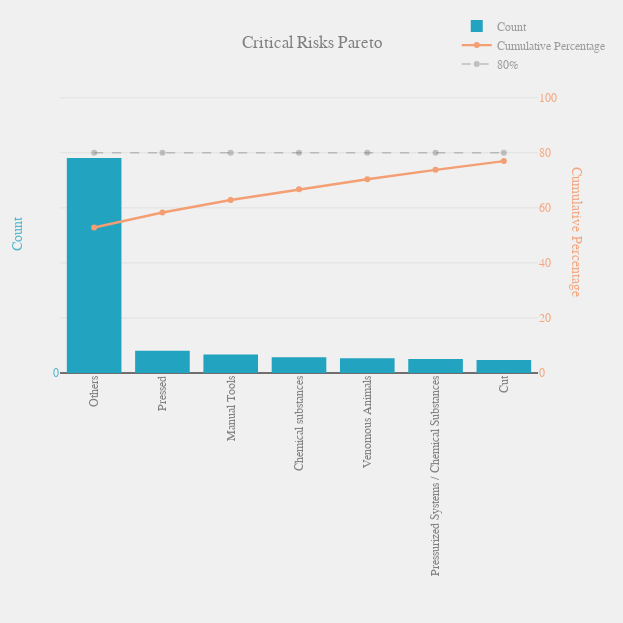

This figure's notebook cell:
### Code cell
trace1 = Bar(
    x=paretodf.index[0:7],
    y=paretodf.total[0:7],
    name='Count',
    marker=dict(
        color='rgb(34,163,192)'
               )
)
trace2 = Scatter(
    x=paretodf.index[0:7],
    y=paretodf.cumulative_perc[0:7],
    name='Cumulative Percentage',
    yaxis='y2',
    line=dict(
        color='rgb(243,158,115)',
        width=2.4
       )
)
trace3 = Scatter(
    x=paretodf.index[0:7],
    y=paretodf.demarcation[0:7],
    name='80%',
    yaxis='y2',
    line=dict(
        color='rgba(128,128,128,.45)',
        dash = 'dash',
        width=1.5
       )
)
dataplot = [trace1, trace2,trace3]
layout = Layout(
    title='Critical Risks Pareto',
    titlefont=dict(
        color='',
        family='',
        size=0
    ),
    font=Font(
        color='rgb(128,128,128)',
        family='Balto, sans-serif',
        size=12
    ),
    width=623,
    height=623,
    paper_bgcolor='rgb(240, 240, 240)',
    plot_bgcolor='rgb(240, 240, 240)',
    hovermode='compare',
    margin=dict(b=250,l=60,r=60,t=65),
    showlegend=True,
       legend=dict(
          x=.83,
          y=1.3,
          font=dict(
            family='Balto, sans-serif',
            size=12,
            color='rgba(128,128,128,.75)'
        ),
    ),
    annotations=[ dict(
                  text="Cumulative Percentage",
                  showarrow=False,
                  xref="paper", yref="paper",
                  textangle=90,
                  x=1.100, y=.75,
                  font=dict(
                  family='Balto, sans-serif',
                  size=14,
                  color='rgba(243,158,115,.9)'
            ),)],
    xaxis=dict(
      tickangle=-90
    ),
    yaxis=dict(
        title='Count',
        range=[0,300],
      tickfont=dict(
            color='rgba(34,163,192,.75)'
        ),
      tickvals = [0,6000,12000,18000,24000,30000],
        titlefont=dict(
                family='Balto, sans-serif',
                size=14,
                color='rgba(34,163,192,.75)')
    ),
    yaxis2=dict(
        range=[0,101],
        tickfont=dict(
            color='rgba(243,158,115,.9)'
        ),
        tickvals = [0,20,40,60,80,100],
        overlaying='y',
        side='right'
    )
)

fig = dict(data=dataplot, layout=layout)
iplot(fig)

### Figure 1 — Plotly figure (JSON) as saved in the notebook; plotly's stock layout.template omitted (floating-point values rounded to 4 significant figures)
{"data": [{"type": "bar", "x": ["Others", "Pressed", "Manual Tools", "Chemical substances", "Venomous Animals", "Pressurized Systems / Chemical Substances", "Cut"], "y": [232, 24, 20, 17, 16, 15, 14], "name": "Count", "marker": {"color": "rgb(34,163,192)"}}, {"type": "scatter", "x": ["Others", "Pressed", "Manual Tools", "Chemical substances", "Venomous Animals", "Pressurized Systems / Chemical Substances", "Cut"], "y": [52.85, 58.31, 62.87, 66.74, 70.39, 73.8, 76.99], "name": "Cumulative Percentage", "yaxis": "y2", "line": {"color": "rgb(243,158,115)", "width": 2.4}}, {"type": "scatter", "x": ["Others", "Pressed", "Manual Tools", "Chemical substances", "Venomous Animals", "Pressurized Systems / Chemical Substances", "Cut"], "y": [80, 80, 80, 80, 80, 80, 80], "name": "80%", "yaxis": "y2", "line": {"color": "rgba(128,128,128,.45)", "dash": "dash", "width": 1.5}}], "layout": {"title": {"text": "Critical Risks Pareto", "font": {"color": "", "family": "", "size": 0}}, "font": {"color": "rgb(128,128,128)", "family": "Balto, sans-serif", "size": 12}, "width": 623, "height": 623, "paper_bgcolor": "rgb(240, 240, 240)", "plot_bgcolor": "rgb(240, 240, 240)", "hovermode": "compare", "margin": {"b": 250, "l": 60, "r": 60, "t": 65}, "showlegend": true, "legend": {"x": 0.83, "y": 1.3, "font": {"family": "Balto, sans-serif", "size": 12, "color": "rgba(128,128,128,.75)"}}, "annotations": [{"text": "Cumulative Percentage", "showarrow": false, "xref": "paper", "yref": "paper", "textangle": 90, "x": 1.1, "y": 0.75, "font": {"family": "Balto, sans-serif", "size": 14, "color": "rgba(243,158,115,.9)"}}], "xaxis": {"tickangle": -90, "type": "category", "range": [-0.5, 6.5], "autorange": true}, "yaxis": {"title": {"text": "Count", "font": {"family": "Balto, sans-serif", "size": 14, "color": "rgba(34,163,192,.75)"}}, "range": [0, 300], "tickfont": {"color": "rgba(34,163,192,.75)"}, "tickvals": [0, 6000, 12000, 18000, 24000, 30000], "type": "linear"}, "yaxis2": {"range": [0, 101], "tickfont": {"color": "rgba(243,158,115,.9)"}, "tickvals": [0, 20, 40, 60, 80, 100], "overlaying": "y", "side": "right", "type": "linear"}}}
